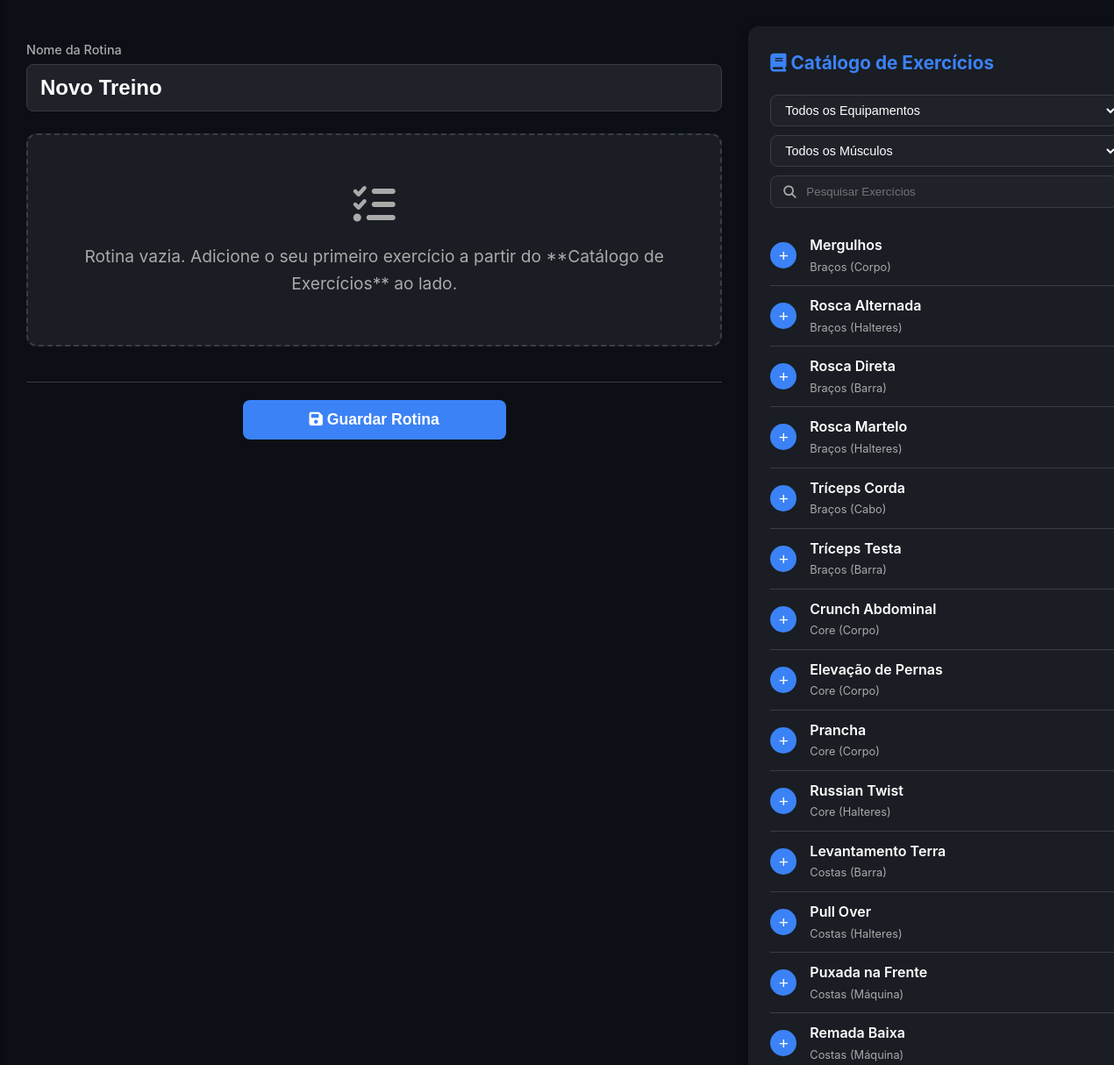
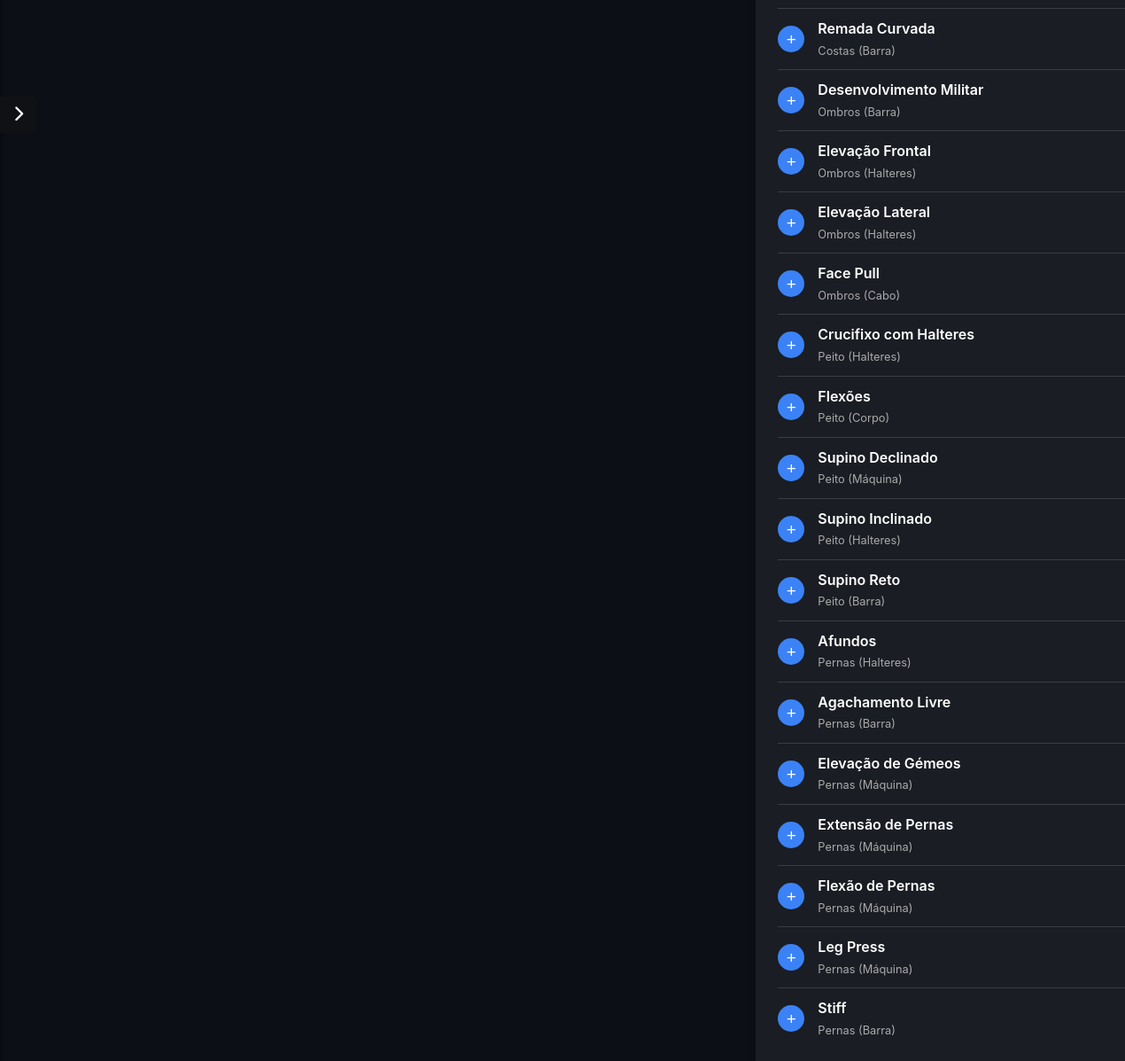
The app's page /treinos.php with its own data (2 pictures, top to bottom).
### tables this page shows
CREATE TABLE IF NOT EXISTS Exercicio (
    id_exercicio INT AUTO_INCREMENT PRIMARY KEY,
    nome VARCHAR(100) NOT NULL,
    grupo_muscular VARCHAR(50) NOT NULL,
    musculo_principal VARCHAR(100),
    musculo_secundario VARCHAR(100),
    equipamento VARCHAR(50) NOT NULL
);

### treinos.php (the view, shortened to what this page needs)
<?php
$host = 'localhost';
$db   = 'fitness_app';
$user = 'root';
$pass = '';
$pdo = null;
$message_status = null;
try {
    $dsn = "mysql:host=$host;dbname=$db;charset=utf8mb4";
    $options = [
        PDO::ATTR_ERRMODE               => PDO::ERRMODE_EXCEPTION,
        PDO::ATTR_DEFAULT_FETCH_MODE    => PDO::FETCH_ASSOC,
        PDO::ATTR_EMULATE_PREPARES      => false,
    ];
    $pdo = new PDO($dsn, $user, $pass, $options);
} catch (\PDOException $e) {
    $message_status = "❌ Erro Crítico: Falha na conexão com a base de dados. Detalhe: " . $e->getMessage();
    $pdo = false;
}
$routine_title = "Novo Treino";
$catalog_exercises = [];
if ($pdo !== false) {
    try {
        $stmt_catalog = $pdo->query("SELECT id_exercicio, nome, grupo_muscular, equipamento FROM Exercicio ORDER BY grupo_muscular, nome ASC");
        $catalog_exercises = $stmt_catalog->fetchAll(PDO::FETCH_ASSOC);
    } catch (PDOException $e) {
        $message_status = (is_null($message_status)) ? "❌ Erro ao carregar o catálogo/filtros: " . $e->getMessage() : $message_status;
    }
}
?>
<!DOCTYPE html>
<html lang="pt-pt">
<head>
    <link rel="stylesheet" href="https://cdnjs.cloudflare.com/ajax/libs/font-awesome/6.5.1/css/all.min.css">
    <link rel="stylesheet" href="style.css">
    <link rel="stylesheet" href="sidebar/button.css">
</head>
<body>
    <button id="toggleSidebar">></button>
    <div class="main-container">
        <form method="POST" id="routineForm" action="treinos.php" class="routine-editor-form">
            <div class="routine-editor">
                <div class="routine-title-section">
                    <label for="routine-title">Nome da Rotina</label>
                    <input type="text" id="routine-title" name="routine-title" value="<?= htmlspecialchars($routine_title) ?>" required>
                </div>
                <div id="exercisesContainer">
                    <div class="empty-routine-message" id="emptyMessage">
                        <p><i class="fa-solid fa-list-check"></i></p>
                        <p>Rotina vazia. Adicione o seu primeiro exercício a partir do **Catálogo de Exercícios** ao lado.</p>
                    </div>
                </div>
                <div class="save-button-container">
                    <button type="submit" class="update-button" id="submitRoutineButton"><i class="fa-solid fa-floppy-disk"></i> Guardar Rotina</button>
                </div>
            </div>
        </form>
        <div class="exercise-library">
            <div class="library-header">
                <h3><i class="fa-solid fa-book"></i> Catálogo de Exercícios</h3>
            </div>
            <div class="library-filters">
                <select id="filterEquipment" title="Filtrar por Equipamento">
                    <option value="">Todos os Equipamentos</option>
                </select>
                <select id="filterMuscle" title="Filtrar por Grupo Muscular">
                    <option value="">Todos os Músculos</option>
                </select>
                <div class="search-box">
                    <i class="fa-solid fa-magnifying-glass"></i>
                    <input type="text" id="searchExercises" placeholder="Pesquisar Exercícios">
                </div>
            </div>
            <div class="all-exercises" id="allExercisesList">
                <?php foreach ($catalog_exercises as $ex): ?>
                <div class="exercise-item"
                     data-muscle="<?= htmlspecialchars($ex['grupo_muscular']) ?>"
                     data-equipment="<?= htmlspecialchars($ex['equipamento']) ?>">
                    <button type="button"
                            class="add-exercise-button"
                            data-id="<?= $ex['id_exercicio'] ?>"
                            data-name="<?= htmlspecialchars($ex['nome']) ?>"
                            data-muscle-group="<?= htmlspecialchars($ex['grupo_muscular']) ?>"
                            title="Adicionar à Rotina">+</button>
                    <div class="exercise-details">
                        <span class="name"><?= htmlspecialchars($ex['nome']) ?></span>
                        <span class="muscle"><?= htmlspecialchars($ex['grupo_muscular']) ?> (<?= htmlspecialchars($ex['equipamento']) ?>)</span>
                    </div>
                </div>
                <?php endforeach; ?>
            </div>
        </div>
    </div>
</body>
</html>

### style.css (style rules this page uses)
body { background-color: #0c0f16; font-family: 'Inter', sans-serif; color: #fff; transition: 0.3s; }

### sidebar/button.css (style rules this page uses)
html, body { margin: 0; height: 100%; }
#toggleSidebar { position: fixed; top: 55%; left: 0; transform: translateY(-50%); padding: 10px 15px; background-color: #0f1115; color: white; border: none; cursor: pointer; z-index: 1100; border-radius: 0 5px 5px 0; font-size: 18px; transition: background-color 0.3s; }

### treinos.php (style rules this page uses)
:root { --background-primary: #0c0f16; --card-background: #1a1d23; --input-background: #1f2229; --border-color: #3a3d45; --text-light: #ffffff; --text-muted: #aaaaaa; --accent-blue: #3b82f6; --accent-blue-hover: #2563eb; --sidebar-width: 280px; --main-padding-top: 30px; }
body { font-family: -apple-system, BlinkMacSystemFont, "Segoe UI", Roboto, "Helvetica Neue", Arial, sans-serif; background-color: var(--background-primary); color: var(--text-light); margin: 0; padding: 0; line-height: 1.6; display: flex; flex-direction: column; min-height: 100vh; transition: background-color 0.3s, color 0.3s; padding-top: 0; }
.main-container { display: flex; flex: 1; max-width: 1400px; margin: 0 auto; padding: var(--main-padding-top) 30px 20px 30px; width: 100%; gap: 30px; }
.routine-editor-form { flex: 2; }
.routine-editor { padding-right: 0; }
.exercise-library { flex: 1; background-color: var(--card-background); padding: 25px; border-radius: 12px; min-width: 350px; position: sticky; top: var(--main-padding-top); align-self: flex-start; max-height: calc(100vh - 2 * var(--main-padding-top)); overflow-y: auto; box-shadow: 0 4px 10px rgba(0, 0, 0, 0.3); }
label { display: block; font-size: 0.9em; color: var(--text-muted); margin-bottom: 5px; margin-top: 15px; font-weight: 500; }
input[type="text"], input[type="number"], textarea, select { width: 100%; padding: 10px 15px; background-color: var(--input-background); border: 1px solid var(--border-color); border-radius: 8px; color: var(--text-light); box-sizing: border-box; outline: none; transition: border-color 0.2s, box-shadow 0.2s; }
.routine-title-section { margin-bottom: 25px; }
.routine-title-section input { font-size: 1.5em; font-weight: 700; padding: 12px 15px; }
.update-button { background-color: var(--accent-blue); color: var(--text-light); border: none; padding: 10px 25px; border-radius: 8px; font-weight: bold; cursor: pointer; transition: background-color 0.2s, box-shadow 0.2s; }
.save-button-container { margin-top: 40px; padding-top: 20px; border-top: 1px solid var(--border-color); text-align: center; }
.save-button-container .update-button { width: 50%; max-width: 300px; font-size: 1.1em; padding: 12px 25px; }
.empty-routine-message { text-align: center; padding: 50px 20px; background-color: var(--card-background); border: 2px dashed var(--border-color); border-radius: 12px; color: var(--text-muted); font-size: 1.2em; margin-top: 20px; display: flex; flex-direction: column; justify-content: center; align-items: center; }
.empty-routine-message p { margin: 5px 0; }
.empty-routine-message .fa-list-check { font-size: 2.5em; margin-bottom: 10px; color: var(--text-muted); }
.library-header { display: flex; justify-content: space-between; align-items: center; margin-bottom: 20px; }
.library-header h3 { color: var(--accent-blue); margin: 0; font-size: 1.3em; }
.library-filters { display: flex; flex-direction: column; gap: 10px; margin-bottom: 20px; }
.library-filters select { padding: 8px 12px; font-size: 0.9em; }
.search-box { position: relative; display: flex; align-items: center; }
.search-box i { position: absolute; left: 15px; color: var(--text-muted); font-size: 0.9em; }
#searchExercises { padding-left: 40px; }
.exercise-item { display: flex; align-items: center; padding: 10px 0; border-bottom: 1px solid var(--border-color); transition: background-color 0.2s; }
.exercise-item:last-child { border-bottom: none; }
.add-exercise-button { background-color: var(--accent-blue); color: var(--text-light); border: none; border-radius: 50%; width: 30px; height: 30px; line-height: 30px; text-align: center; margin-right: 15px; font-size: 1.2em; cursor: pointer; flex-shrink: 0; transition: background-color 0.2s, transform 0.1s; }
.exercise-details { display: flex; flex-direction: column; flex-grow: 1; }
.exercise-details .name { font-weight: 600; font-size: 1em; }
.exercise-details .muscle { color: var(--text-muted); font-size: 0.8em; margin-top: 2px; }

### records on screen
exercicio: nome "Mergulhos", grupo_muscular "Braços", equipamento "Corpo"
exercicio: nome "Rosca Alternada", grupo_muscular "Braços", equipamento "Halteres"
exercicio: nome "Rosca Direta", grupo_muscular "Braços", equipamento "Barra"
exercicio: nome "Rosca Martelo", grupo_muscular "Braços", equipamento "Halteres"
exercicio: nome "Tríceps Corda", grupo_muscular "Braços", equipamento "Cabo"
exercicio: nome "Tríceps Testa", grupo_muscular "Braços", equipamento "Barra"
exercicio: nome "Crunch Abdominal", grupo_muscular "Core", equipamento "Corpo"
exercicio: nome "Elevação de Pernas", grupo_muscular "Core", equipamento "Corpo"
exercicio: nome "Prancha", grupo_muscular "Core", equipamento "Corpo"
exercicio: nome "Russian Twist", grupo_muscular "Core", equipamento "Halteres"
exercicio: nome "Levantamento Terra", grupo_muscular "Costas", equipamento "Barra"
exercicio: nome "Pull Over", grupo_muscular "Costas", equipamento "Halteres"
exercicio: nome "Puxada na Frente", grupo_muscular "Costas", equipamento "Máquina"
exercicio: nome "Remada Baixa", grupo_muscular "Costas", equipamento "Máquina"
exercicio: nome "Remada Curvada", grupo_muscular "Costas", equipamento "Barra"
exercicio: nome "Desenvolvimento Militar", grupo_muscular "Ombros", equipamento "Barra"
exercicio: nome "Elevação Frontal", grupo_muscular "Ombros", equipamento "Halteres"
exercicio: nome "Elevação Lateral", grupo_muscular "Ombros", equipamento "Halteres"
exercicio: nome "Face Pull", grupo_muscular "Ombros", equipamento "Cabo"
exercicio: nome "Crucifixo com Halteres", grupo_muscular "Peito", equipamento "Halteres"
exercicio: nome "Flexões", grupo_muscular "Peito", equipamento "Corpo"
exercicio: nome "Supino Declinado", grupo_muscular "Peito", equipamento "Máquina"
exercicio: nome "Supino Inclinado", grupo_muscular "Peito", equipamento "Halteres"
exercicio: nome "Supino Reto", grupo_muscular "Peito", equipamento "Barra"
exercicio: nome "Afundos", grupo_muscular "Pernas", equipamento "Halteres"
exercicio: nome "Agachamento Livre", grupo_muscular "Pernas", equipamento "Barra"
exercicio: nome "Elevação de Gémeos", grupo_muscular "Pernas", equipamento "Máquina"
exercicio: nome "Extensão de Pernas", grupo_muscular "Pernas", equipamento "Máquina"
exercicio: nome "Flexão de Pernas", grupo_muscular "Pernas", equipamento "Máquina"
exercicio: nome "Leg Press", grupo_muscular "Pernas", equipamento "Máquina"
exercicio: nome "Stiff", grupo_muscular "Pernas", equipamento "Barra"
